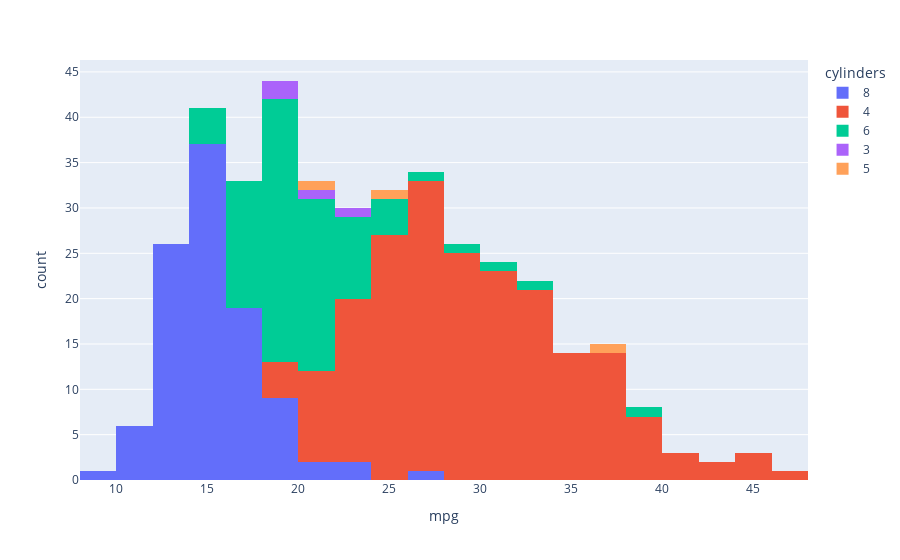

Notebook code cell kept with this figure:
### Code cell
px.histogram(mpg, x ="mpg", color = "cylinders")

### Figure 1 — Plotly figure (JSON) as saved in the notebook; plotly's stock layout.template omitted (floating-point values rounded to 4 significant figures; data arrays with more than 128 entries replaced by an {"elided": "..."} marker saying what was removed)
{"data": [{"alignmentgroup": "True", "bingroup": "x", "hovertemplate": "cylinders=8<br>mpg=%{x}<br>count=%{y}<extra></extra>", "legendgroup": "8", "marker": {"color": "#636efa", "pattern": {"shape": ""}}, "name": "8", "offsetgroup": "8", "orientation": "v", "showlegend": true, "type": "histogram", "x": [18, 15, 18, 16, 17, 15, 14, 14, 14, 15, 15, 14, 15, 14, 10, 10, 11, 9, 14, 14, 14, 14, 12, 13, 13, 13, 14, 15, 14, 17, 11, 13, 12, 13, 15, 13, 13, 14, 13, 14, 13, 14, 15, 12, 13, 13, 14, 13, 12, 13, 11, 12, 13, 12, 15, 16, 15, 11, 16, 13, 14, 14, 14, 16, 15, 16, 14, 20, 13, 17.5, 16, 15.5, 14.5, 13, 16.5, 13, 13, 13, 17.5, 17, 15.5, 15, 16, 15.5, 15.5, 16, 19.9, 19.4, 20.2, 19.2, 18.1, 17.5, 17, 17.6, 16.5, 18.2, 16.9, 15.5, 19.2, 18.5, 23, 23.9, 26.6], "xaxis": "x", "yaxis": "y"}, {"alignmentgroup": "True", "bingroup": "x", "hovertemplate": "cylinders=4<br>mpg=%{x}<br>count=%{y}<extra></extra>", "legendgroup": "4", "marker": {"color": "#EF553B", "pattern": {"shape": ""}}, "name": "4", "offsetgroup": "4", "orientation": "v", "showlegend": true, "type": "histogram", "x": {"elided": "204 float values"}, "xaxis": "x", "yaxis": "y"}, {"alignmentgroup": "True", "bingroup": "x", "hovertemplate": "cylinders=6<br>mpg=%{x}<br>count=%{y}<extra></extra>", "legendgroup": "6", "marker": {"color": "#00cc96", "pattern": {"shape": ""}}, "name": "6", "offsetgroup": "6", "orientation": "v", "showlegend": true, "type": "histogram", "x": [22, 18, 21, 21, 19, 16, 17, 19, 18, 18, 19, 18, 18, 16, 18, 18, 23, 18, 21, 20, 20, 21, 19, 15, 16, 16, 18, 19, 18, 15, 15, 17, 16, 15, 18, 21, 20, 18, 19, 22, 22, 24, 22.5, 20, 18, 18.5, 17.5, 19, 16.5, 17.5, 20.5, 19, 18.5, 22, 19.2, 20.5, 20.2, 20.5, 19.4, 20.6, 20.8, 18.6, 18.1, 17.7, 17, 16.2, 21.5, 19.8, 20.2, 20.6, 28.8, 26.8, 19.1, 32.7, 23.5, 30.7, 25.4, 24.2, 22.4, 20.2, 17.6, 25, 38, 22], "xaxis": "x", "yaxis": "y"}, {"alignmentgroup": "True", "bingroup": "x", "hovertemplate": "cylinders=3<br>mpg=%{x}<br>count=%{y}<extra></extra>", "legendgroup": "3", "marker": {"color": "#ab63fa", "pattern": {"shape": ""}}, "name": "3", "offsetgroup": "3", "orientation": "v", "showlegend": true, "type": "histogram", "x": [19, 18, 21.5, 23.7], "xaxis": "x", "yaxis": "y"}, {"alignmentgroup": "True", "bingroup": "x", "hovertemplate": "cylinders=5<br>mpg=%{x}<br>count=%{y}<extra></extra>", "legendgroup": "5", "marker": {"color": "#FFA15A", "pattern": {"shape": ""}}, "name": "5", "offsetgroup": "5", "orientation": "v", "showlegend": true, "type": "histogram", "x": [20.3, 25.4, 36.4], "xaxis": "x", "yaxis": "y"}], "layout": {"autosize": true, "barmode": "relative", "legend": {"title": {"text": "cylinders"}, "tracegroupgap": 0}, "margin": {"t": 60}, "xaxis": {"anchor": "y", "autorange": true, "domain": [0, 1], "range": [8, 48], "title": {"text": "mpg"}, "type": "linear"}, "yaxis": {"anchor": "x", "autorange": true, "domain": [0, 1], "range": [0, 46.32], "title": {"text": "count"}}}}
